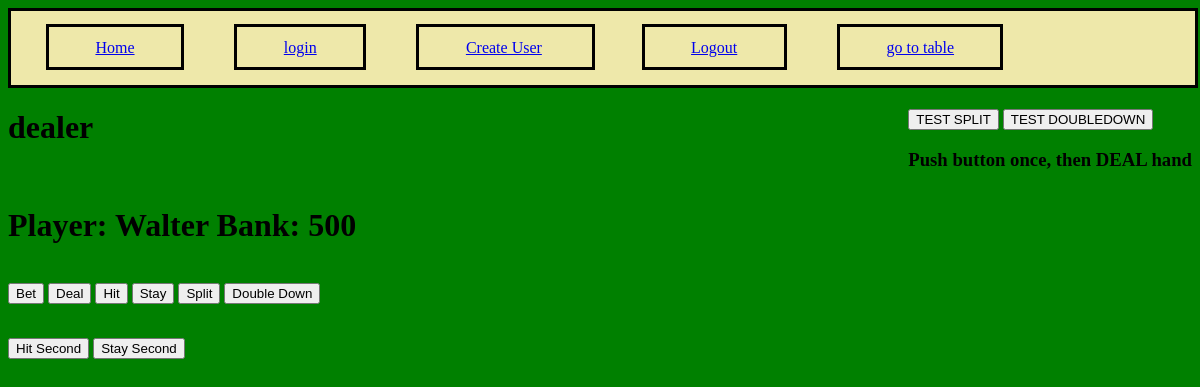
/table (signed in), run on an earlier commit of the app's database.
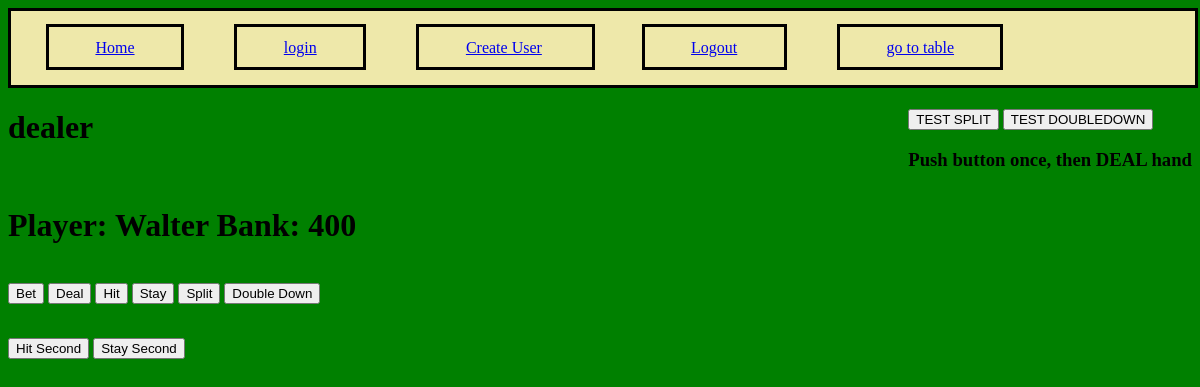
And on a later commit of the database.
### app.py (models this page shows)
class User(UserMixin, db.Model):
    id = db.Column(db.Integer, primary_key=True)
    username = db.Column(db.String(20), unique=True, nullable=False)
    password = db.Column(db.String(40), nullable=False)
    bank = db.Column(db.Integer(), nullable=False)

### app.py (the view)
@app.route('/table', methods=['GET', 'POST'])
@login_required
def table():
   db.session.commit()
   return render_template('table.html', bank=current_user.bank, name=current_user.username)

### app.py (called while the page is built)
@login_manager.user_loader
def load_user(uid):
    user = User.query.get(uid)
    return user

### templates/table.html (shortened to what this page needs)
{% extends "base.html" %}
{% block content %}
    </head>
    <body>
    <div id="container">
        <div id="split">
            <button onclick="deck.testSplitAces();">TEST SPLIT</button>
            <button onclick="deck.testDoubleDown();">TEST DOUBLEDOWN</button>
            <h3>Push button once, then DEAL hand</h3>
        </div>
        <h1 id="dealer">dealer</h1>
        <h1>Player: {{ name }} Bank: {{ bank }}</h1>
        <br>
        <button onclick="player.bet();">Bet</button>
        <button onclick="deck.deal();">Deal</button>
        <button onclick="player.hit();">Hit</button>
        <button onclick="player.stay();">Stay</button>
        <button onclick="player.split();">Split</button>
        <button onclick="player.doubleDown();">Double Down</button>
        <br>
        <br>
        <button onclick="player.splitHit();">Hit Second</button>
        <button onclick="player.staySecond();">Stay Second</button>
    </div>
    </body>
{% endblock %}

### templates/base.html (shortened to what this page needs)
<!DOCTYPE html>
<html lang="en">
<head>
    <link href="/static/style.css" rel="stylesheet">
</head>
<body>
<nav>
    <ul>
        <li><a href="/">Home</a></li>
        <li><a href="/login">login</a></li>
        <li><a href="/createUser">Create User</a> </li>
        <li><a href="/logout">Logout</a></li>
        <li><a href="/table">go to table</a></li>
    </ul>
</nav>
{% block content %}
{% endblock %}
</body>
</html>

### static/style.css (style rules this page uses)
nav { background-color: palegoldenrod; border: black solid; width: 100%; }
nav ul { color: whitesmoke; list-style-type: none; padding: 1%; }
nav ul li { display: inline; border: solid black; margin: 2%; padding: 1% 4%; background-color: palegoldenrod; }
#split { float: right; }

### templates/base.html (style rules this page uses)
body { background-color: green; }

What changed in the data, as far as the page shows it:
changed User "Walter": bank "500" → "400"
